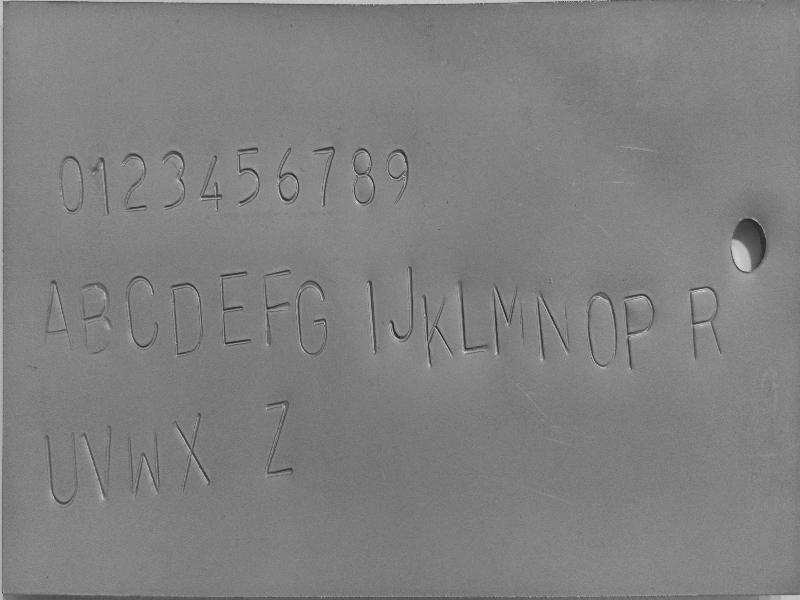
#> input picture output_debug/2_clahe.png, 800 x 600 px, given in place of 240.jpg, which was not available
$ python tessaract_p4.py
#> lines starting #> are read from the running program, lines starting #| are printed output that depends on the picture; after the words box and inside, x2 and y2 are one past the last pixel; in counts of white or black regions, pixels touching at a corner belong together; pictures that were not available may be replaced by others from this repository, and a replacement may not be noted
import cv2
import pytesseract
import numpy as np
import os

# Path to input image
image_path = r"C:\vltk sai reddy\OneDrive - VALKONTEK EMBEDDED IOT SERVICES PRIVATE LTD\Resources\Images\Engine_Chassis_Numbers\240.jpg" # <== CHANGE THIS if needed
original = cv2.imread(image_path)
#> original is the input picture: shape (600, 800, 3); min 33, max 215, mean 128.1
original = cv2.resize(original, (800, 600))  # Resize for visibility

# Output folder for debugging
os.makedirs("output_debug", exist_ok=True)

def save_and_show(name, img):
    path = f"output_debug/{name}.png"
    cv2.imwrite(path, img)
    cv2.imshow(name, img)

# ---------- STEP 1: Grayscale ----------
gray = cv2.cvtColor(original, cv2.COLOR_BGR2GRAY)
save_and_show("1_gray", gray)

# ---------- STEP 2: Denoise and Enhance Contrast ----------
denoised = cv2.bilateralFilter(gray, 11, 17, 17)
clahe = cv2.createCLAHE(clipLimit=3.0, tileGridSize=(8, 8))
enhanced = clahe.apply(denoised)
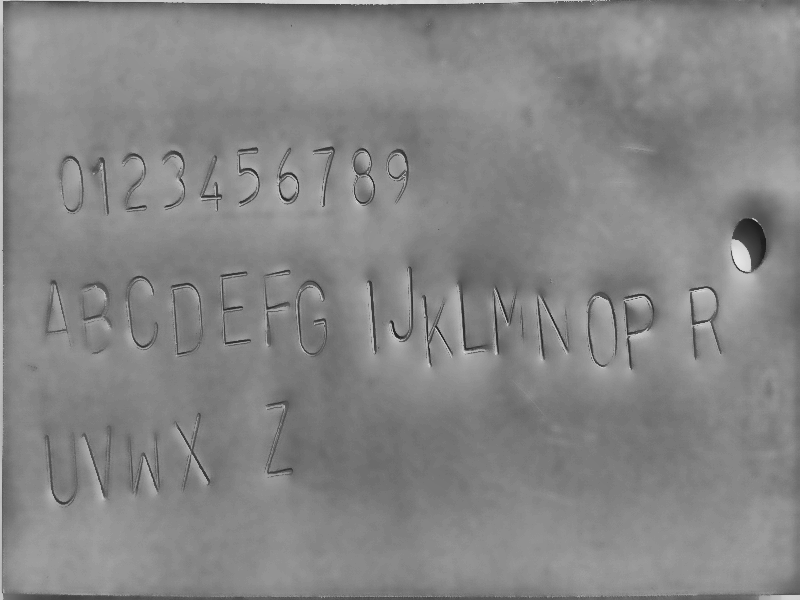
#> enhanced: shape (600, 800); min 28, max 229, mean 133.5
save_and_show("2_enhanced", enhanced)

# ---------- STEP 3: Thresholding with Otsu ----------
_, binary = cv2.threshold(enhanced, 0, 255, cv2.THRESH_BINARY + cv2.THRESH_OTSU)
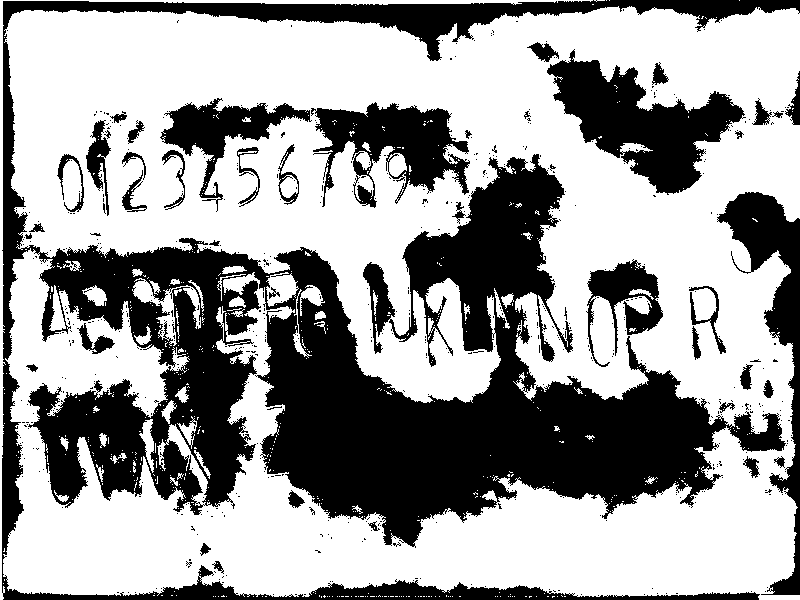
#> binary: shape (600, 800); 61.7% white; 605 black regions (563 under 20 px), largest, box (x1, y1, x2, y2) and area: (2, 0, 800, 600) 139496, (547, 49, 746, 195) 12227, (717, 192, 800, 595) 8287
save_and_show("3_binary_otsu", binary)

# ---------- STEP 4: Invert (if needed) ----------
inverted = cv2.bitwise_not(binary)
save_and_show("4_inverted", inverted)

# ---------- STEP 5: Dilate to enhance contours ----------
kernel = np.ones((2, 2), np.uint8)
dilated = cv2.dilate(inverted, kernel, iterations=1)
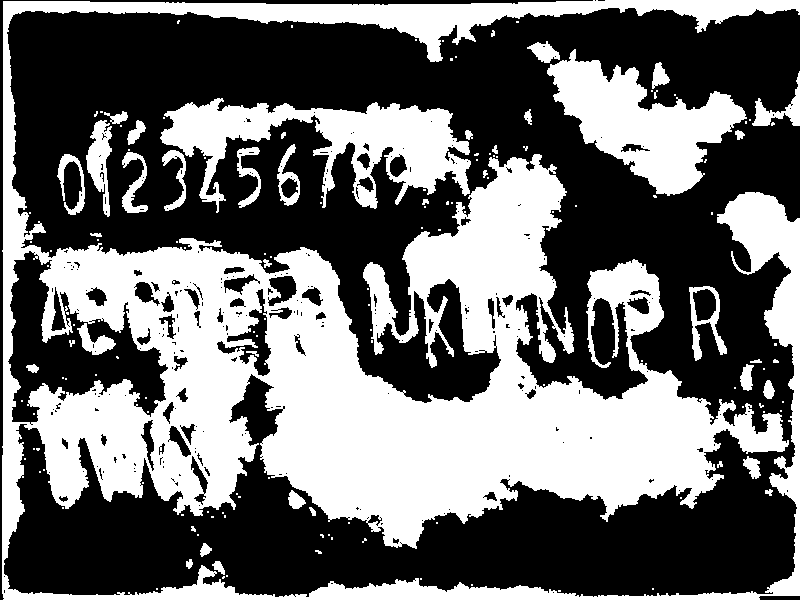
#> dilated: shape (600, 800); 42.6% white; 149 white regions (107 under 20 px), largest, box (x1, y1, x2, y2) and area: (2, 0, 800, 600) 166641, (160, 98, 471, 213) 14755, (547, 49, 747, 196) 13031
save_and_show("5_dilated", dilated)

# ---------- STEP 6: OCR with refined config ----------
config = r'--oem 1 --psm 6 -c tessedit_char_whitelist=0123456789ABCDEFGHIJKLMNOPQRSTUVWXYZ'

final_img = dilated  # you can change this to `binary` or `inverted` if better
#> (the run stopped early here; a loop or call above may not have finished)
